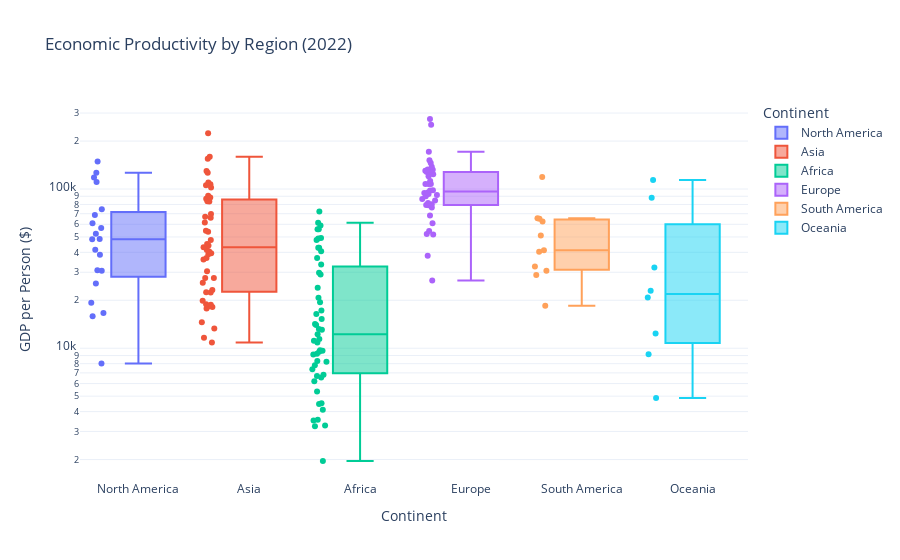

The code cell stored with this chart in its notebook:
### Code cell
# --- Viz 2: Productivity by Region (Box Plot) ---
# Use 2022 data
df_2022 = countries_df[countries_df['Year'] == 2022]
fig2 = px.box(df_2022, x='Continent', y=col_gdp, 
              points="all", 
              title='Economic Productivity by Region (2022)',
              log_y=True,
              color='Continent',
              template='plotly_white')
fig2.show()

### Figure 1 — Plotly figure (JSON) as saved in the notebook; plotly's stock layout.template omitted (floating-point values rounded to 4 significant figures)
{"data": [{"alignmentgroup": "True", "boxpoints": "all", "hovertemplate": "Continent=%{x}<br>GDP per Person ($)=%{y}<extra></extra>", "legendgroup": "North America", "marker": {"color": "#636efa"}, "name": "North America", "notched": false, "offsetgroup": "North America", "orientation": "v", "showlegend": true, "type": "box", "x": ["North America", "North America", "North America", "North America", "North America", "North America", "North America", "North America", "North America", "North America", "North America", "North America", "North America", "North America", "North America", "North America", "North America", "North America", "North America", "North America", "North America", "North America", "North America", "North America", "North America", "North America", "North America", "North America", "North America", "North America", "North America", "North America", "North America"], "x0": " ", "xaxis": "x", "y": [NaN, NaN, 61030.0, 30710.0, NaN, 38700.0, 110500.0, 56810.0, NaN, NaN, NaN, NaN, 52320.0, NaN, NaN, 30930.0, 15880.0, 8017.0, 19300.0, NaN, 48270.0, NaN, 48570.0, 16620.0, 74670.0, 126500.0, 25530.0, NaN, 68720.0, 149000.0, 41620.0, NaN, 118000.0], "y0": " ", "yaxis": "y"}, {"alignmentgroup": "True", "boxpoints": "all", "hovertemplate": "Continent=%{x}<br>GDP per Person ($)=%{y}<extra></extra>", "legendgroup": "Asia", "marker": {"color": "#EF553B"}, "name": "Asia", "notched": false, "offsetgroup": "Asia", "orientation": "v", "showlegend": true, "type": "box", "x": ["Asia", "Asia", "Asia", "Asia", "Asia", "Asia", "Asia", "Asia", "Asia", "Asia", "Asia", "Asia", "Asia", "Asia", "Asia", "Asia", "Asia", "Asia", "Asia", "Asia", "Asia", "Asia", "Asia", "Asia", "Asia", "Asia", "Asia", "Asia", "Asia", "Asia", "Asia", "Asia", "Asia", "Asia", "Asia", "Asia", "Asia", "Asia", "Asia", "Asia", "Asia", "Asia", "Asia", "Asia", "Asia", "Asia", "Asia", "Asia", "Asia"], "x0": " ", "xaxis": "x", "y": [10860.0, 109900.0, 41420.0, 45140.0, 18760.0, 102200.0, 159500.0, 30390.0, 40550.0, 66940.0, 47780.0, 129900.0, 27580.0, 22490.0, 53930.0, 61680.0, 107000.0, 43120.0, 83750.0, 69670.0, 14590.0, 11630.0, 90670.0, 86830.0, 18170.0, 38900.0, 36100.0, 105700.0, 44140.0, 13290.0, 39450.0, 65890.0, 18890.0, 83560.0, 17750.0, 22360.0, NaN, 27600.0, 154800.0, 126400.0, 223900.0, 19850.0, 36860.0, 18260.0, 54660.0, 88600.0, 25820.0, 23180.0, NaN], "y0": " ", "yaxis": "y"}, {"alignmentgroup": "True", "boxpoints": "all", "hovertemplate": "Continent=%{x}<br>GDP per Person ($)=%{y}<extra></extra>", "legendgroup": "Africa", "marker": {"color": "#00cc96"}, "name": "Africa", "notched": false, "offsetgroup": "Africa", "orientation": "v", "showlegend": true, "type": "box", "x": ["Africa", "Africa", "Africa", "Africa", "Africa", "Africa", "Africa", "Africa", "Africa", "Africa", "Africa", "Africa", "Africa", "Africa", "Africa", "Africa", "Africa", "Africa", "Africa", "Africa", "Africa", "Africa", "Africa", "Africa", "Africa", "Africa", "Africa", "Africa", "Africa", "Africa", "Africa", "Africa", "Africa", "Africa", "Africa", "Africa", "Africa", "Africa", "Africa", "Africa", "Africa", "Africa", "Africa", "Africa", "Africa", "Africa", "Africa", "Africa", "Africa", "Africa", "Africa", "Africa", "Africa", "Africa"], "x0": " ", "xaxis": "x", "y": [20740.0, 1958.0, 8321.0, 9631.0, 55910.0, 3234.0, 16390.0, 13210.0, 4106.0, 19450.0, 11440.0, 23960.0, 36920.0, 58900.0, 61390.0, NaN, 6700.0, 72190.0, 17250.0, 13060.0, 10870.0, 6810.0, 48850.0, 14000.0, 3561.0, 40700.0, 8219.0, 29820.0, 3275.0, 6541.0, 3517.0, 29050.0, 55930.0, 4472.0, 33510.0, 4507.0, 12220.0, 9147.0, 15280.0, 14190.0, 9218.0, 9508.0, NaN, 42790.0, 47810.0, NaN, 5357.0, 7819.0, 42700.0, 7388.0, 6213.0, 49210.0, 11130.0, 9706.0], "y0": " ", "yaxis": "y"}, {"alignmentgroup": "True", "boxpoints": "all", "hovertemplate": "Continent=%{x}<br>GDP per Person ($)=%{y}<extra></extra>", "legendgroup": "Europe", "marker": {"color": "#ab63fa"}, "name": "Europe", "notched": false, "offsetgroup": "Europe", "orientation": "v", "showlegend": true, "type": "box", "x": ["Europe", "Europe", "Europe", "Europe", "Europe", "Europe", "Europe", "Europe", "Europe", "Europe", "Europe", "Europe", "Europe", "Europe", "Europe", "Europe", "Europe", "Europe", "Europe", "Europe", "Europe", "Europe", "Europe", "Europe", "Europe", "Europe", "Europe", "Europe", "Europe", "Europe", "Europe", "Europe", "Europe", "Europe", "Europe", "Europe", "Europe", "Europe", "Europe", "Europe", "Europe", "Europe", "Europe", "Europe", "Europe", "Europe"], "x0": " ", "xaxis": "x", "y": [38080.0, NaN, 132500.0, 145800.0, 68080.0, 52230.0, 51770.0, 151500.0, 98360.0, 123800.0, 137800.0, 107400.0, 84830.0, 120200.0, 125000.0, NaN, 107600.0, NaN, 91830.0, 94910.0, 81760.0, NaN, 253100.0, 112200.0, 132300.0, NaN, 93060.0, 275200.0, 78940.0, NaN, 26640.0, 60890.0, 107400.0, 76540.0, 130200.0, 171600.0, 90060.0, 86430.0, 94440.0, 79420.0, NaN, 54500.0, 80110.0, 97790.0, 127800.0, NaN], "y0": " ", "yaxis": "y"}, {"alignmentgroup": "True", "boxpoints": "all", "hovertemplate": "Continent=%{x}<br>GDP per Person ($)=%{y}<extra></extra>", "legendgroup": "South America", "marker": {"color": "#FFA15A"}, "name": "South America", "notched": false, "offsetgroup": "South America", "orientation": "v", "showlegend": true, "type": "box", "x": ["South America", "South America", "South America", "South America", "South America", "South America", "South America", "South America", "South America", "South America", "South America", "South America"], "x0": " ", "xaxis": "x", "y": [62420.0, 18450.0, 40320.0, 65140.0, 41320.0, 30620.0, 118800.0, 28860.0, 32620.0, 51130.0, 65550.0, NaN], "y0": " ", "yaxis": "y"}, {"alignmentgroup": "True", "boxpoints": "all", "hovertemplate": "Continent=%{x}<br>GDP per Person ($)=%{y}<extra></extra>", "legendgroup": "Oceania", "marker": {"color": "#19d3f3"}, "name": "Oceania", "notched": false, "offsetgroup": "Oceania", "orientation": "v", "showlegend": true, "type": "box", "x": ["Oceania", "Oceania", "Oceania", "Oceania", "Oceania", "Oceania", "Oceania", "Oceania", "Oceania", "Oceania", "Oceania", "Oceania", "Oceania", "Oceania", "Oceania", "Oceania", "Oceania", "Oceania", "Oceania"], "x0": " ", "xaxis": "x", "y": [NaN, 114100.0, 32190.0, NaN, NaN, NaN, NaN, NaN, NaN, NaN, 88170.0, NaN, 12380.0, NaN, 4865.0, 20820.0, NaN, 9169.0, 22990.0], "y0": " ", "yaxis": "y"}], "layout": {"boxmode": "overlay", "legend": {"title": {"text": "Continent"}, "tracegroupgap": 0}, "title": {"text": "Economic Productivity by Region (2022)"}, "xaxis": {"anchor": "y", "categoryarray": ["North America", "Asia", "Africa", "Europe", "South America", "Oceania"], "categoryorder": "array", "domain": [0, 1], "title": {"text": "Continent"}}, "yaxis": {"anchor": "x", "domain": [0, 1], "title": {"text": "GDP per Person ($)"}, "type": "log"}}}
